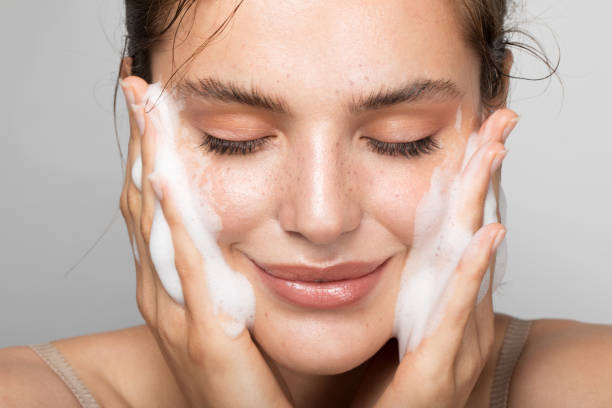
#> input picture projects/face_detector/data/female_washing_face.jpg, 612 x 408 px
$ python face_detector.py
#> lines starting #> are read from the running program, lines starting #| are printed output that depends on the picture; after the words box and inside, x2 and y2 are one past the last pixel; in counts of white or black regions, pixels touching at a corner belong together
import cv2
from random import randrange

# load some pre-trained data on face frontals from opencv (haar cascade algorithm)
trained_face_data = cv2.CascadeClassifier('haarcascade_frontalface_default.xml')

# [4 lines of commented-out code are left out]
img = cv2.imread('data/female_washing_face.jpg')     # read image
#> img is the input picture: shape (408, 612, 3); mean B, G, R 154.9, 168.7, 197.3


# Convert to grayscale
grayscaled_img = cv2.cvtColor(img, cv2.COLOR_BGR2GRAY)
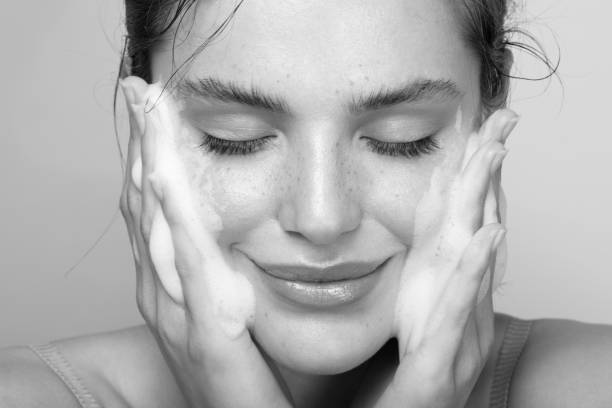
#> grayscaled_img: shape (408, 612); min 2, max 254, mean 175.7

# detect face
# captures the coordinates of a square formed on a face
face_coordinates = trained_face_data.detectMultiScale(grayscaled_img)
#> face_coordinates = [[150, 15, 334, 334]]
# print(face_coordinates)

# Draw rectangles around the faces
# params: image, top left, bottom right, Green, thickness
# ----------------------------------------------------
# detect single face
# (x, y, w, h) = face_coordinates[0]
# cv2.rectangle(img, (x, y), (x+w, y+h), (0, 255, 0), 2)
# ----------------------------------------------------
# detect multiple faces
'''
for i in range(len(face_coordinates)):
	x, y, w, h = face_coordinates[i];
	cv2.rectangle(img, (x, y), (x+w, y+h), (0, 255, 0), 2)   # Green color
	# randomly decide the color of rectangle for faces
	cv2.rectangle(img, (x, y), (x+w, y+h), (randrange(256), randrange(256), randrange(256)), 2)
'''

# OR

for x, y, w, h in face_coordinates:
	cv2.rectangle(img, (x, y), (x+w, y+h), (0, 255, 0), 2)		# make the face green color
#> this loop made 1 pass
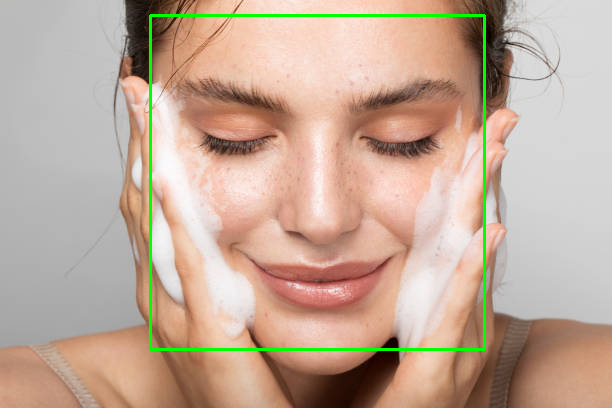
#> img: shape (408, 612, 3); 1.6% of pixels changed, all inside (x1, y1, x2, y2) = (149, 14, 486, 351)
	# cv2.rectangle(img, (x, y), (x+w, y+h), (randrange(256), randrange(256), randrange(256)), 2)          # randomly decide the color of rectangle for faces


# cv2.imshow("Face Detector", grayscaled_img)		# show image
cv2.imshow("Face Detector", img)		# show image
cv2.waitKey()		# for inifinite time, Press any key or close button to exit

$ run again, with projects/face_detector/data/RDJ.jpg copied over projects/face_detector/data/female_washing_face.jpg
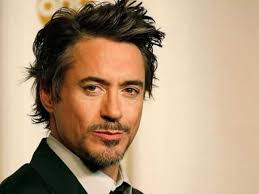
#> input picture projects/face_detector/data/RDJ.jpg, 259 x 194 px
#> img is the input picture: shape (194, 259, 3); mean B, G, R 126, 153.5, 178.6
#> `grayscaled_img = cv2.cvtColor(img, cv2.COLOR_BGR2GRAY)`:
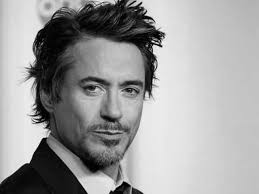
#> grayscaled_img: shape (194, 259); min 0, max 253, mean 157.9
#> face_coordinates = [[59, 46, 108, 108]]
#> the loop `for x, y, w, h in face_coordinates:` made 1 pass
#> after the loop `for x, y, w, h in face_coordinates:`:
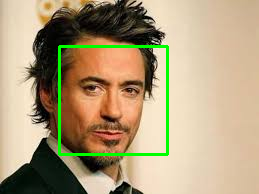
#> img: shape (194, 259, 3); 2.57% of pixels changed, all inside (x1, y1, x2, y2) = (58, 45, 169, 156)

$ run again, with projects/face_detector/data/my_pic_2.jpg copied over projects/face_detector/data/female_washing_face.jpg
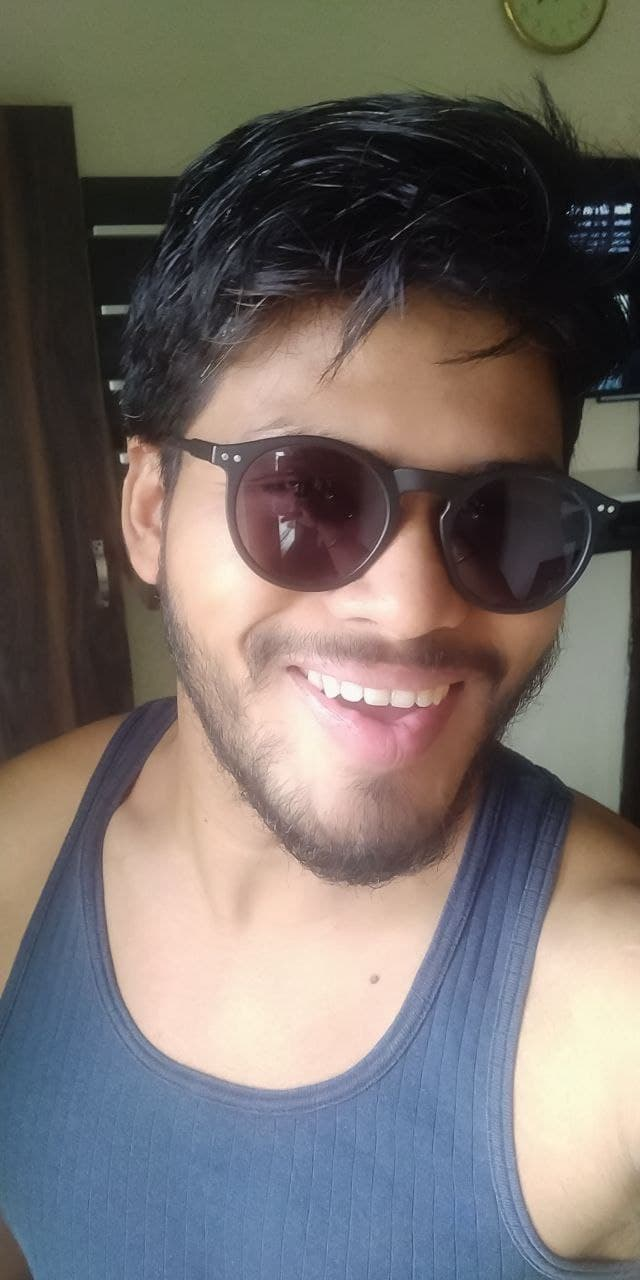
#> input picture projects/face_detector/data/my_pic_2.jpg, 640 x 1280 px
#> img is the input picture: shape (1280, 640, 3); mean B, G, R 106.5, 109.9, 117.3
#> `grayscaled_img = cv2.cvtColor(img, cv2.COLOR_BGR2GRAY)`:
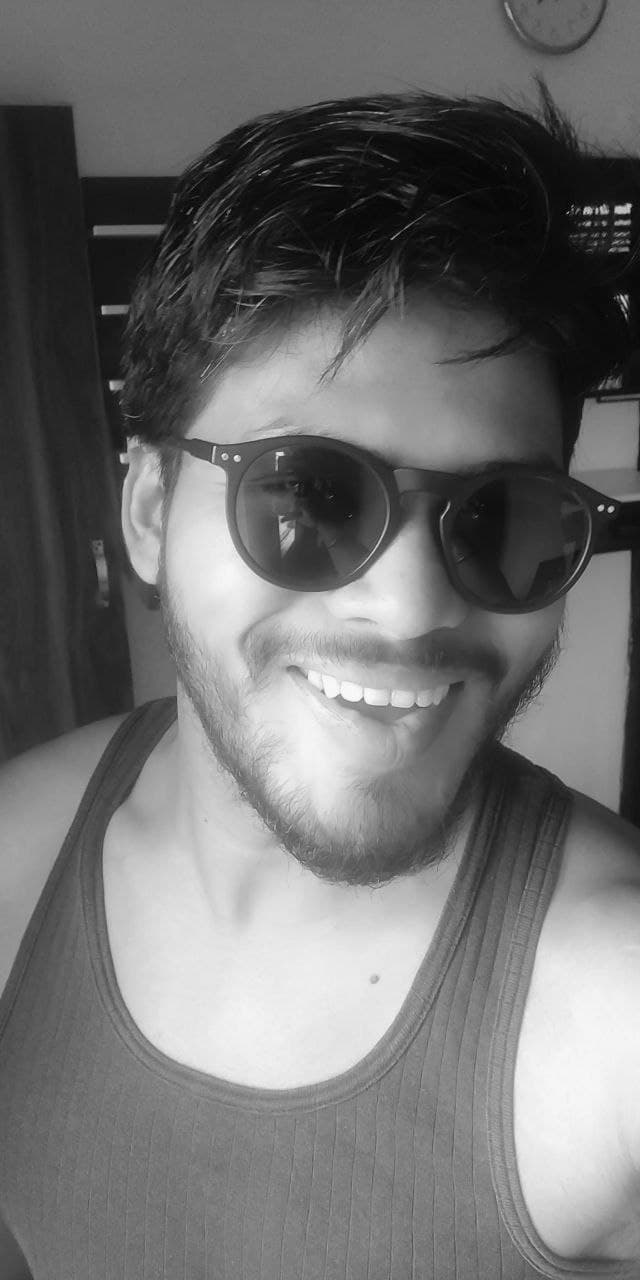
#> grayscaled_img: shape (1280, 640); min 0, max 255, mean 111.7
#> face_coordinates = [[111, 321, 472, 472]]
#> the loop `for x, y, w, h in face_coordinates:` made 1 pass
#> after the loop `for x, y, w, h in face_coordinates:`:
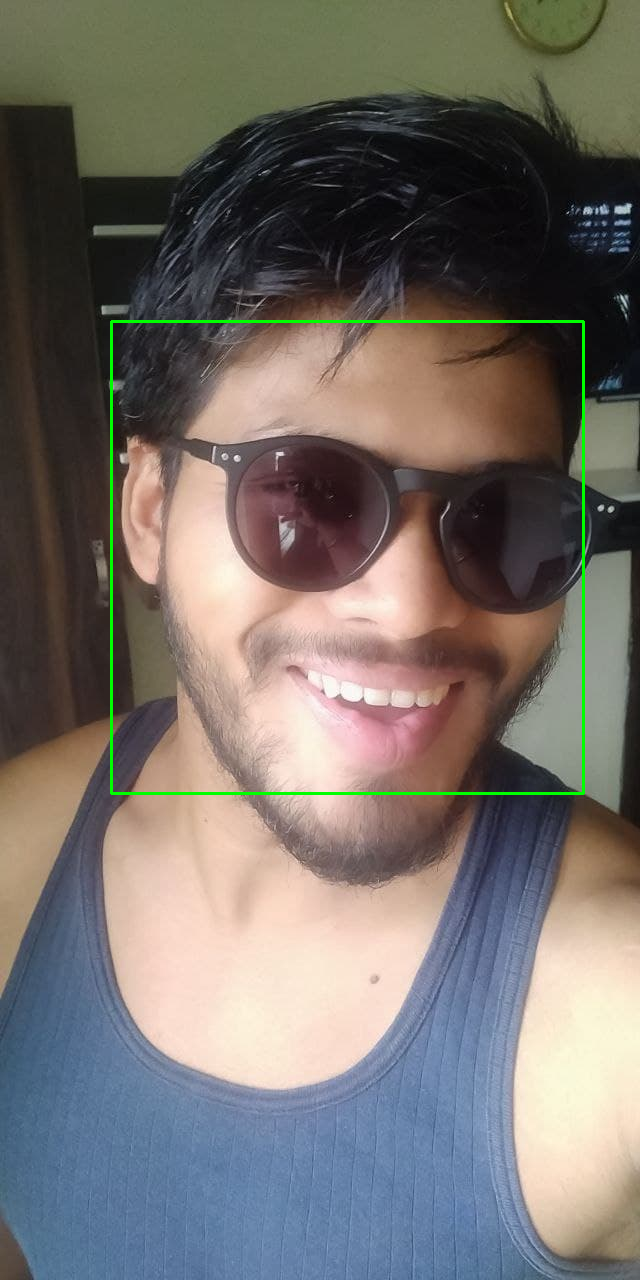
#> img: shape (1280, 640, 3); 0.69% of pixels changed, all inside (x1, y1, x2, y2) = (110, 320, 585, 795)

$ run again, with projects/face_detector/data/2_faces.png saved as projects/face_detector/data/female_washing_face.jpg
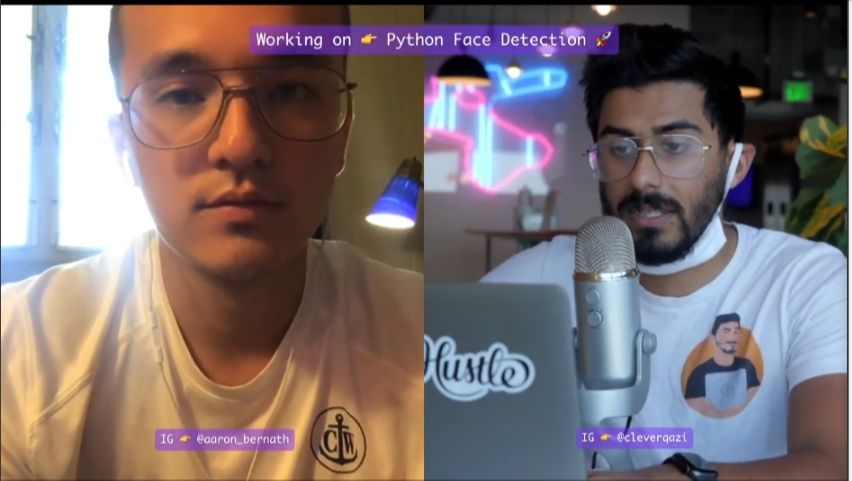
#> input picture projects/face_detector/data/2_faces.png, 852 x 481 px
#> img is the input picture: shape (481, 852, 3); mean B, G, R 114, 112.5, 124.8
#> `grayscaled_img = cv2.cvtColor(img, cv2.COLOR_BGR2GRAY)`:
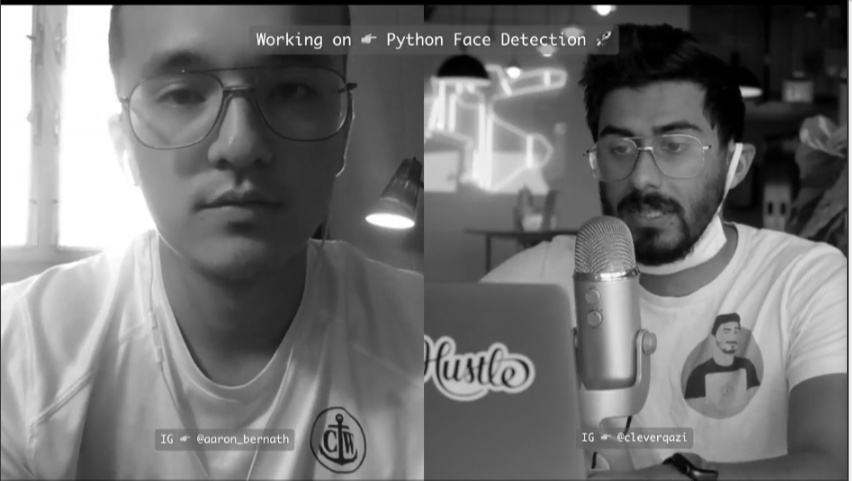
#> grayscaled_img: shape (481, 852); min 0, max 255, mean 116.4
#> face_coordinates = [[714, 318, 35, 35], [566, 83, 159, 159], [120, 7, 235, 235]]
#> the loop `for x, y, w, h in face_coordinates:` made 3 passes
#> after the loop `for x, y, w, h in face_coordinates:`:
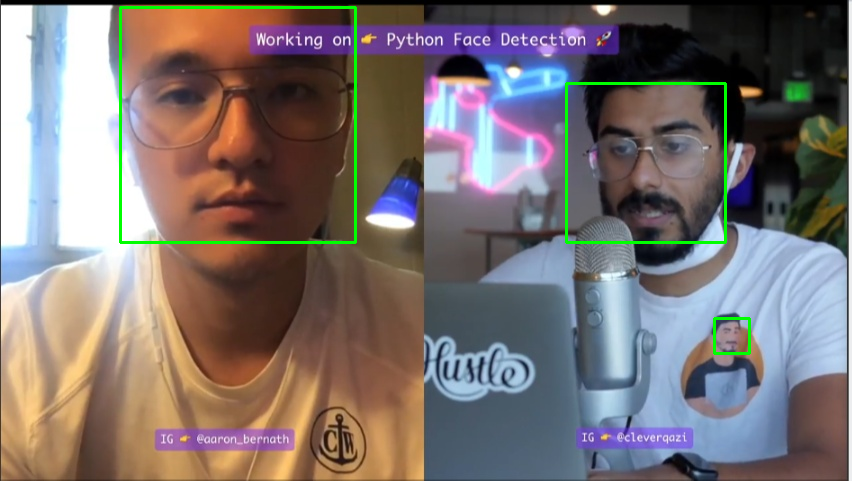
#> img: shape (481, 852, 3); 1.25% of pixels changed, all inside (x1, y1, x2, y2) = (119, 6, 751, 355)
